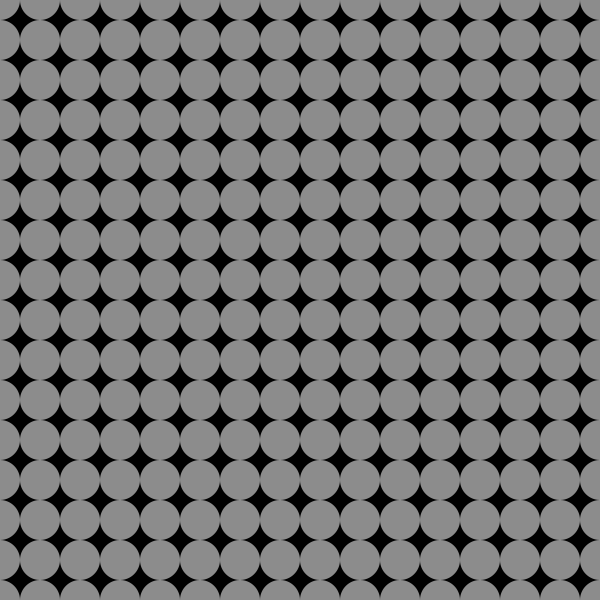
Frame 1 (no input)
Frame 60 (the mouse pressed at the canvas centre just before this capture): identical to frame 1, image omitted
Frame 120 (the mouse held since frame 60 and released just before this capture): identical to frame 1, image omitted

The Processing sketch that drew this single still picture (run headless with seeded random() and noise(); from frame 60 on, the mouse is pressed at the canvas centre):

// Processing sketch: sketch_for_loops
// ── sketch_for_loops.pde
void setup() {
  size(600, 600);
  background(0);
  smooth();
  noStroke();
}

void draw() {
  background(0);
  for (int y = 0; y <= height; y = y + 40) {
    for (int x = 0; x <= width; x = x + 40) {
      fill(255, 140);
      ellipse(x, y, 40, 40);
    }
  }
  

}
